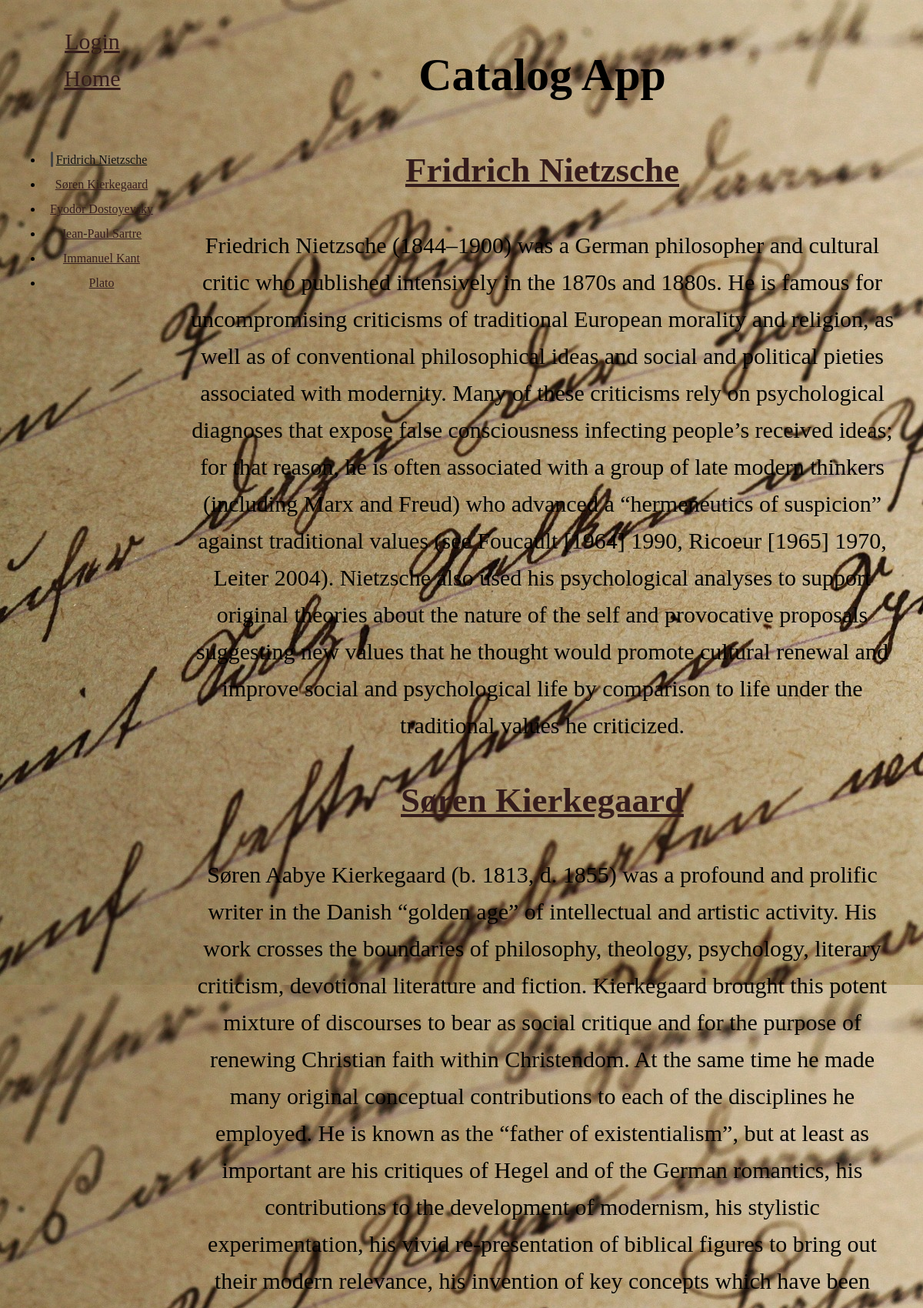
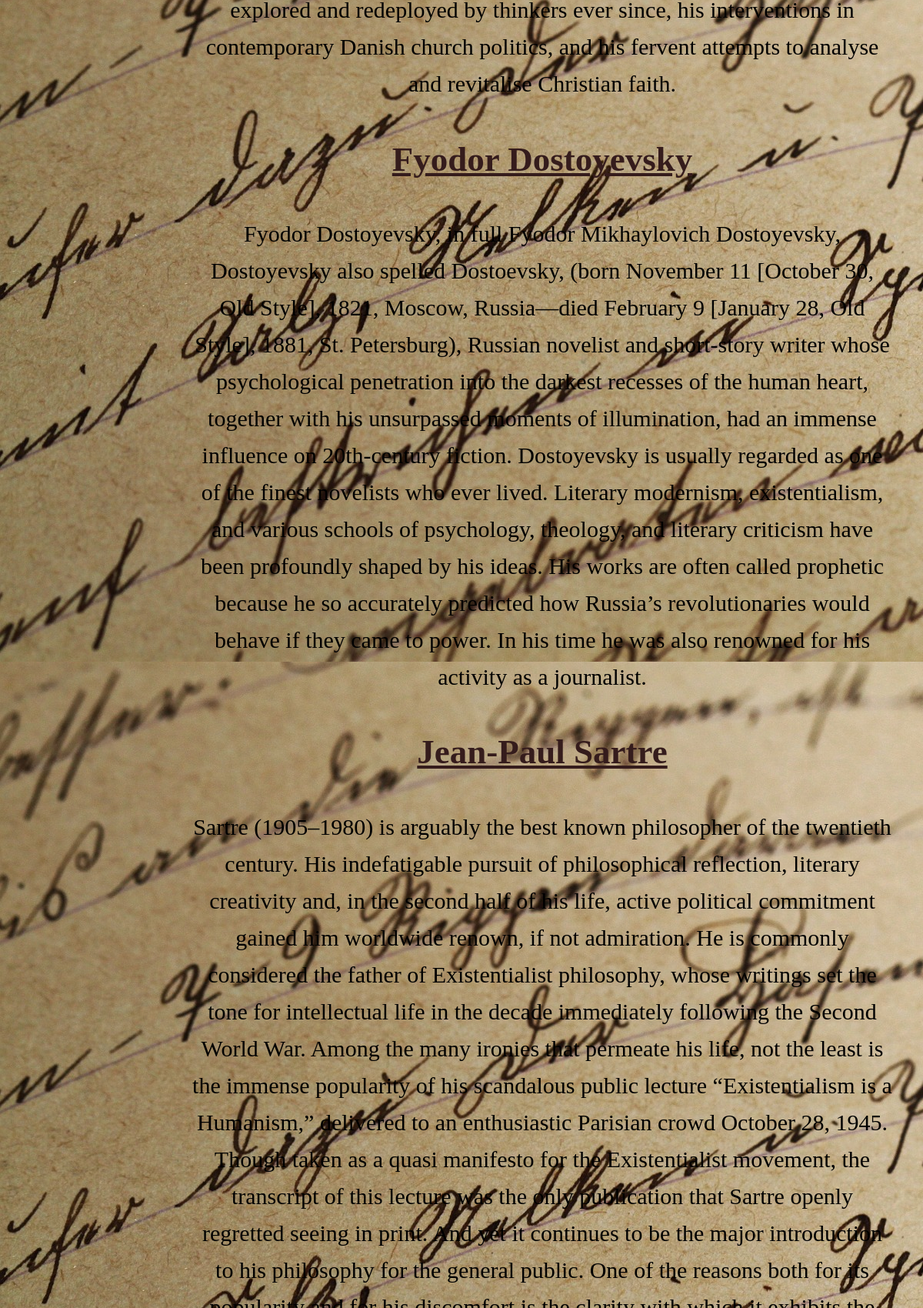
Page /catalog/ (upper part) on the committed database (2 pictures, top to bottom).
### setupDatabase.py (models this page shows, shortened)
class Catalog(Base):
    __tablename__ = 'catalog'
    id = Column(Integer, primary_key=True)
    name = Column(String(250), nullable=False)
    user_id = Column(Integer, ForeignKey('user.id'))
    user = relationship(User)
    description = Column(String(500))

### catalogApp.py (the view)
@app.route('/')
@app.route('/catalog/')
def showCatalog():
    catalog = session.query(Catalog).all()
    return render_template('catalog.html',catalog=catalog)

### templates/catalog.html (shortened to what this page needs)
{% extends "main.html" %}
{% block content %}
{% include "header.html" %}
<nav class="toc">
	<ul>
		{% for i in catalog %}
		<li>
			<a href='#{{i.name}}'>{{i.name}}</a>
		</li>
		{% endfor %}
	</ul>
	<svg class="toc-marker" width="200" height="200" xmlns="http://www.w3.org/2000/svg">
		<path stroke="#444" stroke-width="3" fill="transparent" stroke-dasharray="0, 0, 0, 1000" stroke-linecap="round" stroke-linejoin="round" transform="translate(-0.5, -0.5)"/>
	</svg>
</nav>
<article class="content">
	{% for i in catalog %}
<div id = '{{i.name}}'><a href ="{{url_for('showItem',catalog_id=i.id)}}"><h2>{{i.name}}</h2></a></div>
<div>{{i.description}}</div>
{% endfor %}
</article>
{% endblock %}

### static/css/styles.css (style rules this page uses)
* { box-sizing: border-box; }
body { padding: 1px 1em 1px 8em; font-size: 30px; line-height: 1.6; color: black; text-align: center; background-image: url("/static/img/texture-1362879_1920.jpg"); }
a { color: #351c1c; }

### rows in the picture
Catalog: name "Fridrich Nietzsche", description "Friedrich Nietzsche (1844–1900) was a German philosopher and cultural critic who published intensively in the 1870s and 1880s. He is famous for uncompromising criticisms of traditional European morality and religion, as well as of conventional philosophical ideas and social and political pieties associated with modernity. Many of these criticisms rely on psychological diagnoses that expose false consciousness infecting people’s received ideas; for that reason, he is often associated with a group of late modern thinkers (including Marx and Freud) who advanced a “hermeneutics of suspicion” against traditional values (see Foucault [1964] 1990, Ricoeur [1965] 1970, Leiter 2004). Nietzsche also…"
Catalog: name "Søren Kierkegaard", description "Søren Aabye Kierkegaard (b. 1813, d. 1855) was a profound and prolific writer in the Danish “golden age” of intellectual and artistic activity. His work crosses the boundaries of philosophy, theology, psychology, literary criticism, devotional literature and fiction. Kierkegaard brought this potent mixture of discourses to bear as social critique and for the purpose of renewing Christian faith within Christendom. At the same time he made many original conceptual contributions to each of the disciplines he employed. He is known as the “father of existentialism”, but at least as important are his critiques of Hegel and of the German romantics, his contributions to the development of…"
Catalog: name "Fyodor Dostoyevsky", description "Fyodor Dostoyevsky, in full Fyodor Mikhaylovich Dostoyevsky, Dostoyevsky also spelled Dostoevsky, (born November 11 [October 30, Old Style], 1821, Moscow, Russia—died February 9 [January 28, Old Style], 1881, St. Petersburg), Russian novelist and short-story writer whose psychological penetration into the darkest recesses of the human heart, together with his unsurpassed moments of illumination, had an immense influence on 20th-century fiction. Dostoyevsky is usually regarded as one of the finest novelists who ever lived. Literary modernism, existentialism, and various schools of psychology, theology, and literary criticism have been profoundly shaped by his ideas. His works are often…"
Catalog: name "Jean-Paul Sartre"
Catalog: name "Immanuel Kant"
Catalog: name "Plato"
